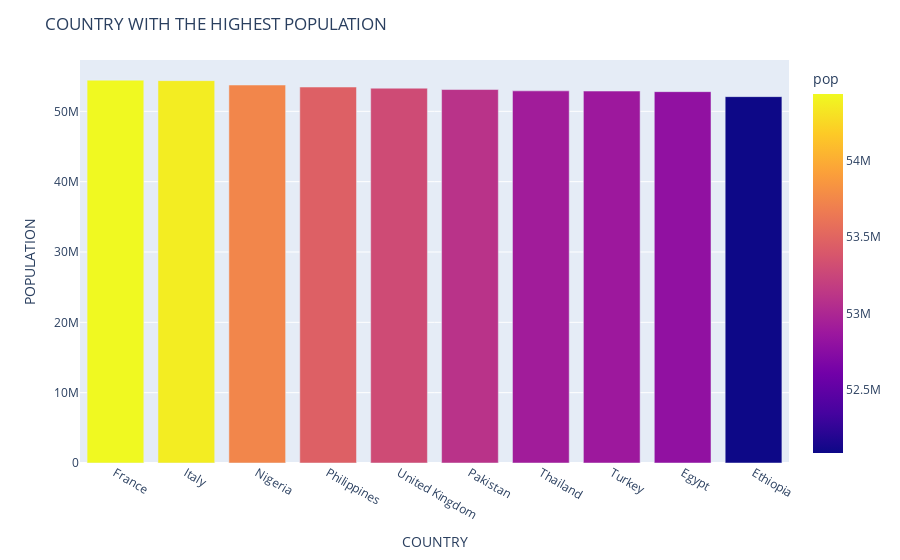

The cell this chart's notebook holds for it:
### Code cell
dfh= df.groupby("country") ["pop"].max().reset_index()
dfh = dfh.sort_values(by="pop", ascending=False).head(10)
fig = px.bar(dfh, x="country", y="pop", color="pop")
fig.update_layout(title="COUNTRY WITH THE HIGHEST POPULATION", xaxis_title="COUNTRY", yaxis_title="POPULATION")

### Figure 1 — Plotly figure (JSON) as saved in the notebook; plotly's stock layout.template omitted (floating-point values rounded to 4 significant figures)
{"data": [{"alignmentgroup": "True", "hovertemplate": "country=%{x}<br>pop=%{marker.color}<extra></extra>", "legendgroup": "", "marker": {"color": [54433565, 54365564, 53740085, 53456774, 53292000, 53100671, 52910342, 52881328, 52799062, 52088559], "coloraxis": "coloraxis", "pattern": {"shape": ""}}, "name": "", "offsetgroup": "", "orientation": "v", "showlegend": false, "textposition": "auto", "type": "bar", "x": ["France", "Italy", "Nigeria", "Philippines", "United Kingdom", "Pakistan", "Thailand", "Turkey", "Egypt", "Ethiopia"], "xaxis": "x", "y": [54433565, 54365564, 53740085, 53456774, 53292000, 53100671, 52910342, 52881328, 52799062, 52088559], "yaxis": "y"}], "layout": {"barmode": "relative", "coloraxis": {"colorbar": {"title": {"text": "pop"}}, "colorscale": [[0, "#0d0887"], [0.1111, "#46039f"], [0.2222, "#7201a8"], [0.3333, "#9c179e"], [0.4444, "#bd3786"], [0.5556, "#d8576b"], [0.6667, "#ed7953"], [0.7778, "#fb9f3a"], [0.8889, "#fdca26"], [1, "#f0f921"]]}, "legend": {"tracegroupgap": 0}, "margin": {"t": 60}, "title": {"text": "COUNTRY WITH THE HIGHEST POPULATION"}, "xaxis": {"anchor": "y", "domain": [0, 1], "title": {"text": "COUNTRY"}}, "yaxis": {"anchor": "x", "domain": [0, 1], "title": {"text": "POPULATION"}}}}
